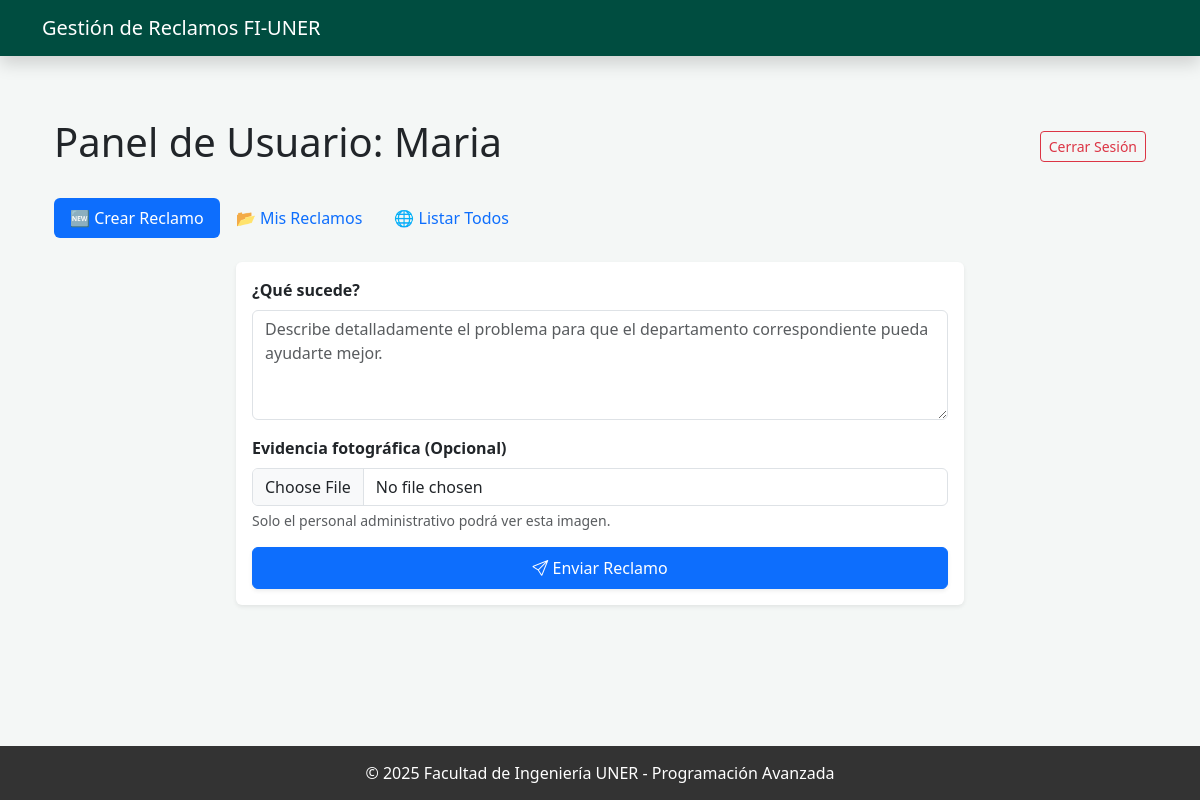
The app's page /dashboard (signed in), older data.
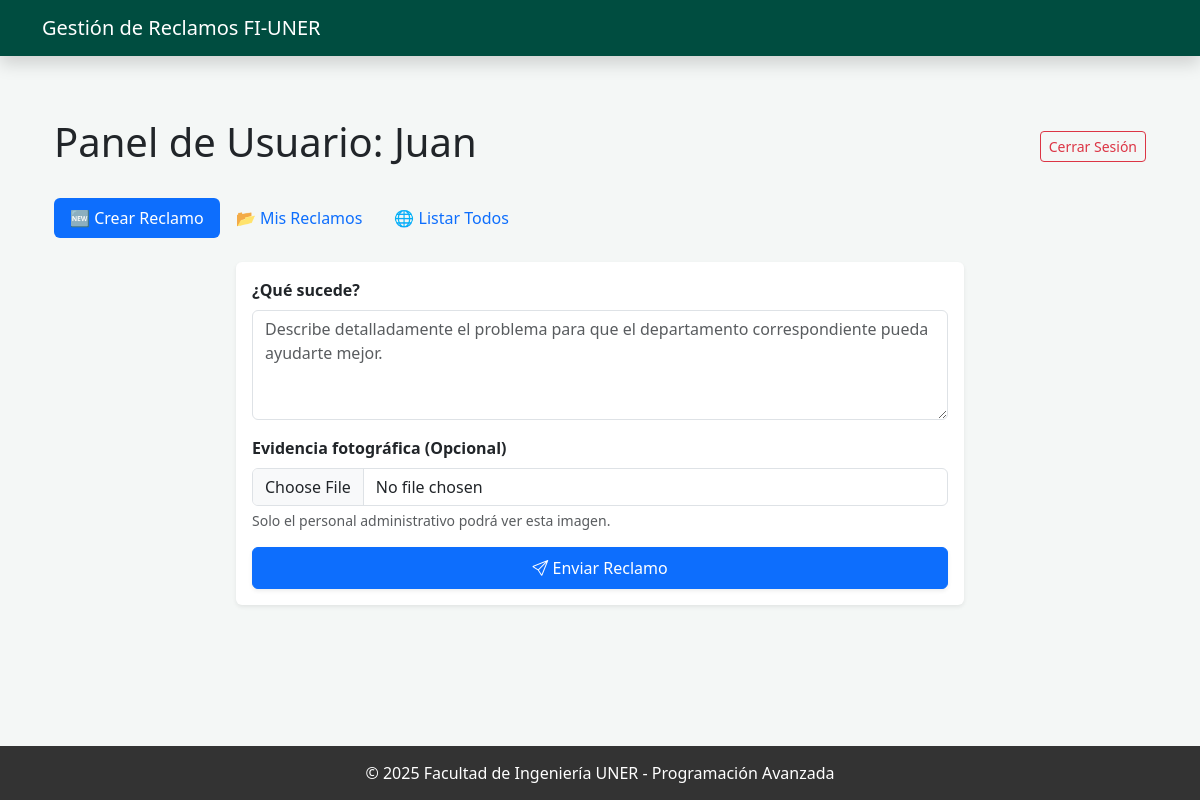
The same page, newer data.
### modules/usuarios.py (models this page shows)
class Usuario(db.Model):
    __tablename__ = 'usuarios' # Nombre de la tabla en la base de datos, seguido de los atributos/columnas
    id = db.Column(db.Integer, primary_key=True)
    username = db.Column(db.String(50), unique=True, nullable=False)
    password = db.Column(db.String(100), nullable=False)
    nombre = db.Column(db.String(50))
    apellido = db.Column(db.String(50))
    claustro = db.Column(db.Enum(Claustro))
    rol_admin = db.Column(db.Enum(RolAdmin))
    departamento_id = db.Column(db.String(50), nullable=True)
    reclamos_creados = db.relationship('Reclamo', backref='autor', lazy=True) # Relación uno a muchos con Reclamo
    tipo_usuario = db.Column(db.String(50)) # Columna para el tipo de usuario (polimorfismo)
    __mapper_args__ = {
        'polymorphic_identity': 'usuario',
        'polymorphic_on': tipo_usuario
    }

class UsuarioFinal(Usuario): # Corresponde al Alumno/Usuario común, hereda de Usuario
    __mapper_args__ = { 'polymorphic_identity': 'final' } # Lo identifica como UsuarioFinal en la base de datos
    def ver_mis_reclamos(self):
        return self.reclamos_creados

### app.py (the view)
@app.route('/dashboard')
@login_required
def dashboard():
    user = Usuario.query.get(session['user_id'])
    mis_reclamos = gestor.obtener_reclamos_para_usuario(user)
    todos = gestor.obtener_todos_los_reclamos()
    return render_template('user_dashboard.html', current_user=user, all_reclamos=todos)

### app.py (called while the page is built)
def login_required(f):
    @wraps(f)
    def decorated_function(*args, **kwargs):
        if 'user_id' not in session:
            flash("Por favor, inicia sesión.", "warning")
            return redirect(url_for('login'))
        return f(*args, **kwargs)
    return decorated_function

### modules/gestor.py (called while the page is built)
    def obtener_todos_los_reclamos(self) -> List[Reclamo]: # List porque retorna varios
        return Reclamo.query.all()

    def obtener_reclamos_para_usuario(self, usuario: Usuario) -> List[Reclamo]:
        if usuario.rol_admin == RolAdmin.SECRETARIO:
            return self.obtener_todos_los_reclamos()
        if usuario.rol_admin == RolAdmin.JEFE:
            return self.get_reclamos_por_departamento(usuario.departamento_id)
        return Reclamo.query.filter_by(usuario_id=usuario.id).all()

### templates/user_dashboard.html (shortened to what this page needs)
{% extends "base.html" %}
{% block content %}
<div class="container mt-4">
    <div class="d-flex justify-content-between align-items-center mb-4">
        <h1>Panel de Usuario: {{ current_user.nombre }}</h1>
        <a href="{{ url_for('logout') }}" class="btn btn-outline-danger btn-sm">Cerrar Sesión</a>
    </div>
    <ul class="nav nav-pills mb-4" id="pills-tab" role="tablist">
        <li class="nav-item">
            <button class="nav-link {% if not reclamos_similares %}active{% endif %}" data-bs-toggle="pill" data-bs-target="#crear">🆕 Crear Reclamo</button>
        </li>
        <li class="nav-item">
            <button class="nav-link" data-bs-toggle="pill" data-bs-target="#mis-reclamos">📂 Mis Reclamos</button>
        </li>
        <li class="nav-item">
            <button class="nav-link" data-bs-toggle="pill" data-bs-target="#listar-todos">🌐 Listar Todos</button>
        </li>
    </ul>
    <div class="tab-content">
        <div class="tab-pane fade show active" id="crear">
            <div class="card shadow-sm col-md-8 mx-auto border-0">
                <div class="card-body">
                    <form action="{{ url_for('crear_reclamo') }}" method="post" enctype="multipart/form-data"
                          {% if reclamos_similares %}style="display:none;"{% endif %}>
                        <div class="mb-3">
                            <label class="form-label fw-bold">¿Qué sucede?</label>
                            <textarea name="contenido" class="form-control" rows="4" required
                                      placeholder="Describe detalladamente el problema para que el departamento correspondiente pueda ayudarte mejor."></textarea>
                        </div>
                        <div class="mb-3">
                            <label class="form-label fw-bold">Evidencia fotográfica (Opcional)</label>
                            <input type="file" name="foto" class="form-control" accept="image/*">
                            <div class="form-text">Solo el personal administrativo podrá ver esta imagen.</div>
                        </div>
                        <button type="submit" class="btn btn-primary w-100 shadow-sm py-2">
                            <i class="bi bi-send"></i> Enviar Reclamo
                        </button>
                    </form>
                </div>
            </div>
        </div>
    </div>
</div>
{% endblock %}

### templates/base.html (shortened to what this page needs)
<!DOCTYPE html>
<html lang="es">
<head>
    <link href="https://cdn.jsdelivr.net/npm/bootstrap@5.3.0/dist/css/bootstrap.min.css" rel="stylesheet">
    <link rel="stylesheet" href="https://cdn.jsdelivr.net/npm/bootstrap-icons@1.10.0/font/bootstrap-icons.css">
</head>
<body class="d-flex flex-column">
    <nav class="navbar navbar-expand-lg navbar-dark fixed-top shadow">
        <div class="container">
            <a class="navbar-brand" href="{{ url_for('index') }}">
                Gestión de Reclamos FI-UNER
            </a>
        </div>
    </nav>
    <div class="container my-4">
        {% block content %}{% endblock %}
    </div>
    <footer class="footer">
        © 2025 Facultad de Ingeniería UNER - Programación Avanzada
    </footer>
</body>
</html>

### templates/base.html (style rules this page uses)
body { padding-top: 70px; background-color: #f4f7f6; min-height: 100vh; }
.navbar { background-color: #004d40; }
.footer { background-color: #333; color: white; padding: 15px 0; text-align: center; width: 100%; margin-top: auto; }

Row changes from the older to the newer data that the page shows:
changed UsuarioFinal: nombre "Maria" → "Juan"
